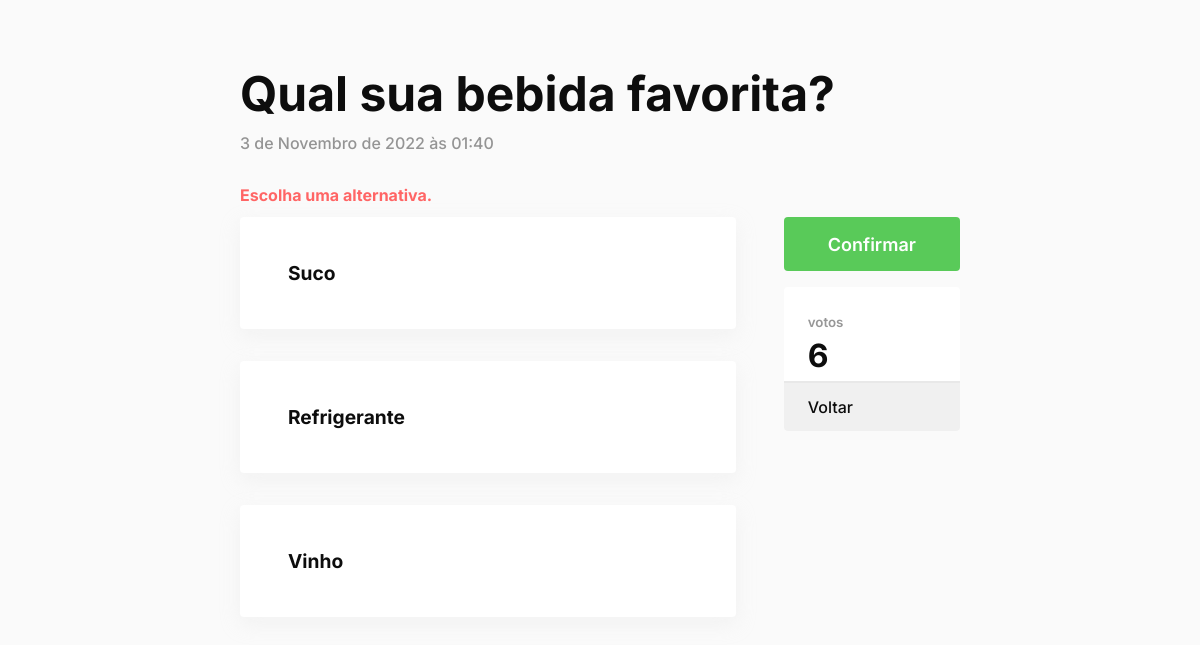
The page /polls/5/vote/ on the database its author committed.
### polls/models.py (models this page shows, shortened)
class Question(models.Model):
    question_text = models.CharField(max_length=200)
    pub_date = models.DateTimeField('date published')
    all_votes = models.IntegerField(default=0)

class Choice(models.Model):
    question = models.ForeignKey(Question, on_delete=models.CASCADE)
    choice_text = models.CharField(max_length=200)
    votes = models.IntegerField(default=0)

### polls/views.py (the view, shortened to what this page needs)
# urls.py: path('<int:question_id>/vote/', views.vote, name='vote'),
def vote(request, question_id):
    question = get_object_or_404(Question, pk=question_id)
    try:
        selected_choice = question.choice_set.get(pk=request.POST['choice'])
    except (KeyError, Choice.DoesNotExist):
        return render(request, 'polls/detail.html', {
            'question': question,
            'error_message': "Escolha uma alternativa.",
        })

### polls/templates/polls/detail.html (shortened to what this page needs)
<!DOCTYPE html>
<html>
<head>
    {% load static %}
    <link rel="stylesheet" href="{% static 'polls/style_detail.css' %}">
</head>
<body>
    <main class="main">
        <form action="{% url 'polls:vote' question.id %}" method="post">
            <header>
                <h1 class="title">{{ question.question_text }}</h1>
                <p class="subtitle">{{ question.pub_date }}</p>
            </header>
            <div class="div">
                <main>
                    {% if error_message %}<p class="erro"><strong>{{ error_message }}</strong></p>{% endif %}
                    {% for choice in question.choice_set.all %}
                    <div class="choice" onclick="choice({{ forloop.counter }})">
                        <label for="choice{{ forloop.counter }}">{{ choice.choice_text }}</label>
                    </div>
                    {% endfor %}
                </main>
                <aside>
                    <input class="submitbutton" type="submit" value="Confirmar">
                    <div class="votes">
                        <div class="div_votes">
                            <p>votos</p>
                            <h1>{{ question.all_votes }}</h1>
                        </div>
                        <a href="{% url 'polls:index' %}">
                            <div class="div_back">
                               <p>Voltar</p>
                            </div>
                        </a>
                    </div>
                </aside>
            </div>
        </form>
    </main>
</body>
</html>

### polls/static/polls/style_detail.css (style rules this page uses)
body { margin: 0; padding: 0; width: 100%; position: absolute; display: flex; justify-content: center; padding-top: 4em; font-family: 'Inter', sans-serif; background: #FAFAFA; color: #0d0d0d; }
.main { width: 60%; }
.main header { display: flex; gap: 10px; flex-direction: column; margin-bottom: 4em; }
.main header .title { font-size: -webkit-xxx-large; font-weight: 700; margin: 0; }
.main header .subtitle { font-weight: 500; color: #0d0d0d6e; margin: 0; }
.main .div { display: flex; flex-direction: row; justify-content: space-between; gap: 3em; }
.main .div main { display: flex; flex-direction: column; gap: 2em; width: 100%; }
.main .div main .choice { height: 7em; border-radius: 4px; background: white; box-shadow: #dedede47 0px 7px 20px 0px; padding: 0em 3em; display: flex; align-items: center; flex-direction: row; justify-content: flex-start; cursor: pointer; }
.main .div main .erro { margin: -2em 0em; position: absolute; color: #ff6565; }
.main .div main .choice label { font-size: larger; font-weight: 700; }
.main .div aside { width: 16em; display: flex; flex-direction: column; gap: 1em; }
.main .div aside .submitbutton { width: 100%; height: 3em; background: #59ca59; color: white; font-family: inter, sans-serif; font-weight: 600; font-size: large; border: none; border-radius: 4px; cursor: pointer; }
.main .div aside .votes { width: 100%; background: #ffffff; border-radius: 4px; }
.main .div aside .votes .div_votes { border-bottom: solid 2px #e8e8e8; padding: 0px 1.5em; display: flex; flex-direction: column; justify-content: flex-end; }
.main .div aside .votes .div_votes p { margin: 0; padding-top: 2em; font-weight: 600; font-size: smaller; color: #0d0d0d6e; }
.main .div aside .votes .div_votes h1 { margin: 6px 0px; font-size: xx-large; }
.main .div aside .votes .div_back { height: 3em; font-weight: 500; border: none; border-radius: 0 0 4px 4px; cursor: pointer; display: flex; justify-content: flex-start; align-items: center; padding: 0px 1.5em; background: #f0f0f0; }
a { text-decoration: none; color: #0d0d0d; }

### rows shown on the page
Question: question_text "Qual sua bebida favorita?", pub_date "3 de Novembro de 2022 às 01:40", all_votes "6"
Choice: choice_text "Suco"
Choice: choice_text "Refrigerante"
Choice: choice_text "Vinho"

### other values the page prints
{{ error_message }} "Escolha uma alternativa."
